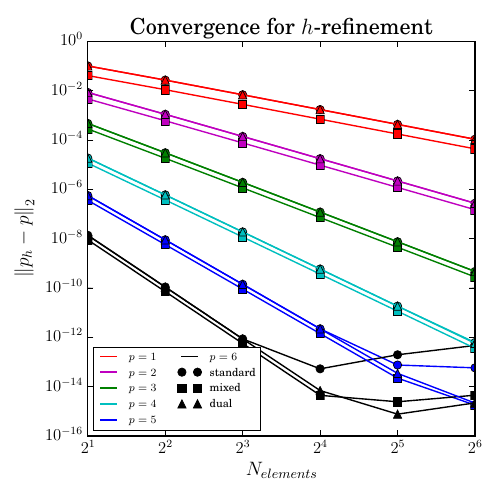

Here is the Python script that generated this plot:
#!/usr/bin/env python

import numpy as np
import matplotlib.pyplot as plt
import glob
import json

plt.rc('text', usetex=True)
plt.rc('font', family='serif')

size = 5.0
lwidth = 2
bfsize = 16
fsize = 14

handles = []
markers = ["o", "s", "^"]
colors = ["r", "m", "g", "c", "b", "k"]
plt.figure(figsize=(size, size))

for p in range(1, 7):
    handles.append(plt.Line2D([], [], color=colors[
                   p - 1], label=r'$k = {}$'.format(p)))

for i, formulation in enumerate(['standard', 'mixed', 'dual']):
    N_temp_form = []
    err_temp_form = []
    handles.append(plt.Line2D([], [], color='k', linestyle='',
                              marker=markers[i],
                              label=r'{}'.format(formulation)))
    for p in range(1, 7):
        N_temp_p = []
        err_temp_p = []
        for file in sorted(glob.glob('./' + formulation +
                                     '_p' + str(p) + '_N*.json')):
            with open(file) as out_file:
                data_out = json.load(out_file)
            N_temp_p.append(data_out["N_el"])
            err_temp_p.append(data_out["error"])
        N = np.array(N_temp_p)
        err = np.array(err_temp_p)
        plt.loglog(N, err, basex=2, marker=markers[i], color=colors[p - 1])

plt.title(r'Convergence for $h$-refinement', fontsize=bfsize)
plt.xlabel(r'$N_{elements}$', fontsize=fsize)
plt.ylabel(r'$\left\|p_h - p\right\|_2$', fontsize=fsize)
plt.legend(handles=handles, ncol=2, loc='best', fontsize=8)
plt.tight_layout()

plt.savefig('convergence_h.pdf')

# plt.show()
